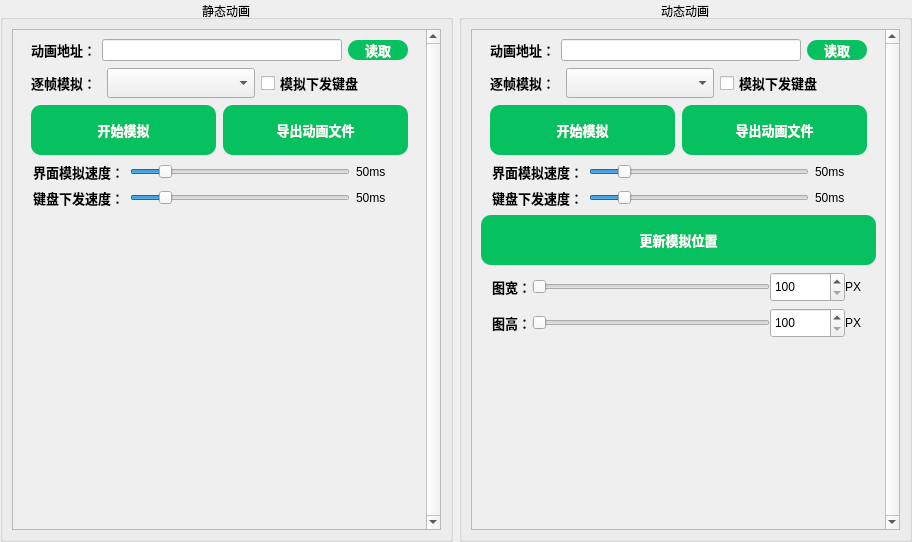
<?xml version="1.0" encoding="UTF-8"?>
<ui version="4.0">
 <class>GY_AnimationSettingUi</class>
 <widget class="QWidget" name="GY_AnimationSettingUi">
  <property name="geometry">
   <rect>
    <x>0</x>
    <y>0</y>
    <width>912</width>
    <height>542</height>
   </rect>
  </property>
  <property name="windowTitle">
   <string>Form</string>
  </property>
  <layout class="QGridLayout" name="gridLayout">
   <property name="leftMargin">
    <number>0</number>
   </property>
   <property name="topMargin">
    <number>0</number>
   </property>
   <property name="rightMargin">
    <number>0</number>
   </property>
   <property name="bottomMargin">
    <number>0</number>
   </property>
   <item row="0" column="0">
    <widget class="QWidget" name="widget" native="true">
     <property name="font">
      <font>
       <pointsize>9</pointsize>
      </font>
     </property>
     <property name="styleSheet">
      <string notr="true">

QPushButton{
	color: rgb(255, 255, 255);
	background-color: rgb(7, 193, 96);
	border-radius:10px;  /*圆角*/
}

QPushButton:hover{
	color: rgb(200, 200, 174);
	background-color: rgb(27, 213, 116);
	border-radius:10px;  /*圆角*/
} 

QPushButton:pressed{
	color: rgb(0, 0, 0);
	background-color: rgb(7, 193, 96);
	border-radius:10px;  /*圆角*/
} </string>
     </property>
     <layout class="QGridLayout" name="gridLayout_2">
      <property name="leftMargin">
       <number>0</number>
      </property>
      <property name="topMargin">
       <number>0</number>
      </property>
      <property name="rightMargin">
       <number>0</number>
      </property>
      <property name="bottomMargin">
       <number>0</number>
      </property>
      <item row="0" column="0">
       <widget class="QGroupBox" name="groupBox">
        <property name="font">
         <font>
          <pointsize>9</pointsize>
         </font>
        </property>
        <property name="title">
         <string>静态动画</string>
        </property>
        <property name="alignment">
         <set>Qt::AlignmentFlag::AlignCenter</set>
        </property>
        <layout class="QGridLayout" name="gridLayout_5">
         <item row="0" column="0">
          <widget class="QScrollArea" name="scrollArea_Static">
           <property name="font">
            <font>
             <pointsize>9</pointsize>
            </font>
           </property>
           <property name="verticalScrollBarPolicy">
            <enum>Qt::ScrollBarPolicy::ScrollBarAlwaysOn</enum>
           </property>
           <property name="widgetResizable">
            <bool>true</bool>
           </property>
           <widget class="QWidget" name="scrollAreaWidgetContents">
            <property name="geometry">
             <rect>
              <x>0</x>
              <y>0</y>
              <width>406</width>
              <height>490</height>
             </rect>
            </property>
            <layout class="QGridLayout" name="gridLayout_12">
             <property name="verticalSpacing">
              <number>7</number>
             </property>
             <item row="0" column="0">
              <widget class="QWidget" name="widget_2" native="true">
               <property name="maximumSize">
                <size>
                 <width>16777215</width>
                 <height>50</height>
                </size>
               </property>
               <layout class="QGridLayout" name="gridLayout_3">
                <property name="topMargin">
                 <number>0</number>
                </property>
                <property name="bottomMargin">
                 <number>0</number>
                </property>
                <item row="0" column="0">
                 <widget class="QLabel" name="label_StaticReadPath">
                  <property name="maximumSize">
                   <size>
                    <width>70</width>
                    <height>16777215</height>
                   </size>
                  </property>
                  <property name="font">
                   <font>
                    <family>微软雅黑</family>
                    <pointsize>10</pointsize>
                    <bold>true</bold>
                   </font>
                  </property>
                  <property name="text">
                   <string>动画地址：</string>
                  </property>
                 </widget>
                </item>
                <item row="0" column="1">
                 <widget class="QLineEdit" name="lineEdit_StaticReadPath">
                  <property name="readOnly">
                   <bool>true</bool>
                  </property>
                 </widget>
                </item>
                <item row="0" column="2">
                 <widget class="QPushButton" name="pushButton_StaticReadPath">
                  <property name="minimumSize">
                   <size>
                    <width>60</width>
                    <height>0</height>
                   </size>
                  </property>
                  <property name="font">
                   <font>
                    <family>微软雅黑</family>
                    <pointsize>10</pointsize>
                    <bold>true</bold>
                   </font>
                  </property>
                  <property name="text">
                   <string>读取</string>
                  </property>
                 </widget>
                </item>
               </layout>
              </widget>
             </item>
             <item row="1" column="0">
              <widget class="QWidget" name="widget_3" native="true">
               <property name="maximumSize">
                <size>
                 <width>16777215</width>
                 <height>50</height>
                </size>
               </property>
               <layout class="QGridLayout" name="gridLayout_4">
                <property name="topMargin">
                 <number>0</number>
                </property>
                <property name="bottomMargin">
                 <number>0</number>
                </property>
                <item row="0" column="0">
                 <widget class="QLabel" name="label_StaticOnlySimulate">
                  <property name="maximumSize">
                   <size>
                    <width>70</width>
                    <height>16777215</height>
                   </size>
                  </property>
                  <property name="font">
                   <font>
                    <family>微软雅黑</family>
                    <pointsize>10</pointsize>
                    <bold>true</bold>
                   </font>
                  </property>
                  <property name="text">
                   <string>逐帧模拟：</string>
                  </property>
                 </widget>
                </item>
                <item row="0" column="1">
                 <widget class="QComboBox" name="comboBox_StaticOnlySimulate">
                  <property name="font">
                   <font>
                    <family>微软雅黑</family>
                    <pointsize>11</pointsize>
                    <bold>true</bold>
                   </font>
                  </property>
                 </widget>
                </item>
                <item row="0" column="2">
                 <widget class="QCheckBox" name="checkBox_StaticSend">
                  <property name="font">
                   <font>
                    <family>微软雅黑</family>
                    <pointsize>10</pointsize>
                    <bold>true</bold>
                   </font>
                  </property>
                  <property name="text">
                   <string>模拟下发键盘</string>
                  </property>
                 </widget>
                </item>
               </layout>
              </widget>
             </item>
             <item row="2" column="0">
              <widget class="QWidget" name="widget_4" native="true">
               <property name="maximumSize">
                <size>
                 <width>16777215</width>
                 <height>80</height>
                </size>
               </property>
               <layout class="QGridLayout" name="gridLayout_7">
                <property name="topMargin">
                 <number>0</number>
                </property>
                <property name="bottomMargin">
                 <number>0</number>
                </property>
                <property name="horizontalSpacing">
                 <number>7</number>
                </property>
                <item row="0" column="0">
                 <widget class="QPushButton" name="pushButton_StaticStart">
                  <property name="minimumSize">
                   <size>
                    <width>0</width>
                    <height>50</height>
                   </size>
                  </property>
                  <property name="font">
                   <font>
                    <family>微软雅黑</family>
                    <pointsize>10</pointsize>
                    <bold>true</bold>
                   </font>
                  </property>
                  <property name="text">
                   <string>开始模拟</string>
                  </property>
                 </widget>
                </item>
                <item row="0" column="2">
                 <widget class="QPushButton" name="pushButton_StaticExport">
                  <property name="minimumSize">
                   <size>
                    <width>0</width>
                    <height>50</height>
                   </size>
                  </property>
                  <property name="font">
                   <font>
                    <family>微软雅黑</family>
                    <pointsize>10</pointsize>
                    <bold>true</bold>
                   </font>
                  </property>
                  <property name="text">
                   <string>导出动画文件</string>
                  </property>
                 </widget>
                </item>
               </layout>
              </widget>
             </item>
             <item row="3" column="0">
              <widget class="QWidget" name="widget_8" native="true">
               <property name="maximumSize">
                <size>
                 <width>16777215</width>
                 <height>80</height>
                </size>
               </property>
               <layout class="QGridLayout" name="gridLayout_8">
                <property name="leftMargin">
                 <number>11</number>
                </property>
                <property name="topMargin">
                 <number>0</number>
                </property>
                <property name="rightMargin">
                 <number>11</number>
                </property>
                <property name="bottomMargin">
                 <number>0</number>
                </property>
                <item row="1" column="0">
                 <widget class="QLabel" name="label_StaticSend">
                  <property name="font">
                   <font>
                    <family>微软雅黑</family>
                    <pointsize>10</pointsize>
                    <bold>true</bold>
                   </font>
                  </property>
                  <property name="text">
                   <string>键盘下发速度：</string>
                  </property>
                 </widget>
                </item>
                <item row="0" column="0">
                 <widget class="QLabel" name="label_StaticUi">
                  <property name="font">
                   <font>
                    <family>微软雅黑</family>
                    <pointsize>10</pointsize>
                    <bold>true</bold>
                   </font>
                  </property>
                  <property name="text">
                   <string>界面模拟速度：</string>
                  </property>
                 </widget>
                </item>
                <item row="1" column="2">
                 <widget class="QLabel" name="label_StaticSendMs">
                  <property name="minimumSize">
                   <size>
                    <width>50</width>
                    <height>0</height>
                   </size>
                  </property>
                  <property name="maximumSize">
                   <size>
                    <width>50</width>
                    <height>16777215</height>
                   </size>
                  </property>
                  <property name="text">
                   <string>50ms</string>
                  </property>
                 </widget>
                </item>
                <item row="0" column="2">
                 <widget class="QLabel" name="label_StaticUiMs">
                  <property name="minimumSize">
                   <size>
                    <width>50</width>
                    <height>0</height>
                   </size>
                  </property>
                  <property name="maximumSize">
                   <size>
                    <width>50</width>
                    <height>16777215</height>
                   </size>
                  </property>
                  <property name="text">
                   <string>50ms</string>
                  </property>
                 </widget>
                </item>
                <item row="0" column="1">
                 <widget class="QSlider" name="horizontalSlider_StaticUi">
                  <property name="minimum">
                   <number>10</number>
                  </property>
                  <property name="maximum">
                   <number>300</number>
                  </property>
                  <property name="pageStep">
                   <number>1</number>
                  </property>
                  <property name="value">
                   <number>50</number>
                  </property>
                  <property name="orientation">
                   <enum>Qt::Orientation::Horizontal</enum>
                  </property>
                 </widget>
                </item>
                <item row="1" column="1">
                 <widget class="QSlider" name="horizontalSlider_StaticSend">
                  <property name="minimum">
                   <number>10</number>
                  </property>
                  <property name="maximum">
                   <number>300</number>
                  </property>
                  <property name="pageStep">
                   <number>1</number>
                  </property>
                  <property name="value">
                   <number>50</number>
                  </property>
                  <property name="orientation">
                   <enum>Qt::Orientation::Horizontal</enum>
                  </property>
                 </widget>
                </item>
               </layout>
              </widget>
             </item>
             <item row="4" column="0">
              <spacer name="verticalSpacer">
               <property name="orientation">
                <enum>Qt::Orientation::Vertical</enum>
               </property>
               <property name="sizeHint" stdset="0">
                <size>
                 <width>20</width>
                 <height>40</height>
                </size>
               </property>
              </spacer>
             </item>
            </layout>
           </widget>
          </widget>
         </item>
        </layout>
       </widget>
      </item>
      <item row="0" column="1">
       <widget class="QGroupBox" name="groupBox_2">
        <property name="title">
         <string>动态动画</string>
        </property>
        <property name="alignment">
         <set>Qt::AlignmentFlag::AlignCenter</set>
        </property>
        <layout class="QGridLayout" name="gridLayout_6">
         <item row="0" column="0">
          <widget class="QScrollArea" name="scrollArea_2">
           <property name="verticalScrollBarPolicy">
            <enum>Qt::ScrollBarPolicy::ScrollBarAlwaysOn</enum>
           </property>
           <property name="widgetResizable">
            <bool>true</bool>
           </property>
           <widget class="QWidget" name="scrollAreaWidgetContents_2">
            <property name="geometry">
             <rect>
              <x>0</x>
              <y>0</y>
              <width>405</width>
              <height>490</height>
             </rect>
            </property>
            <layout class="QGridLayout" name="gridLayout_14">
             <property name="spacing">
              <number>7</number>
             </property>
             <item row="7" column="0">
              <widget class="QWidget" name="widget_10" native="true">
               <property name="minimumSize">
                <size>
                 <width>0</width>
                 <height>0</height>
                </size>
               </property>
               <property name="maximumSize">
                <size>
                 <width>16777215</width>
                 <height>16777215</height>
                </size>
               </property>
               <layout class="QGridLayout" name="gridLayout_15">
                <property name="leftMargin">
                 <number>11</number>
                </property>
                <property name="topMargin">
                 <number>0</number>
                </property>
                <property name="rightMargin">
                 <number>11</number>
                </property>
                <property name="bottomMargin">
                 <number>0</number>
                </property>
                <property name="horizontalSpacing">
                 <number>0</number>
                </property>
                <item row="1" column="0">
                 <widget class="QLabel" name="label_DynamicSend_2">
                  <property name="minimumSize">
                   <size>
                    <width>40</width>
                    <height>0</height>
                   </size>
                  </property>
                  <property name="maximumSize">
                   <size>
                    <width>40</width>
                    <height>16777215</height>
                   </size>
                  </property>
                  <property name="font">
                   <font>
                    <family>微软雅黑</family>
                    <pointsize>10</pointsize>
                    <bold>true</bold>
                   </font>
                  </property>
                  <property name="text">
                   <string>图高：</string>
                  </property>
                 </widget>
                </item>
                <item row="0" column="3">
                 <widget class="QLabel" name="label_PixmapWidth">
                  <property name="minimumSize">
                   <size>
                    <width>20</width>
                    <height>0</height>
                   </size>
                  </property>
                  <property name="maximumSize">
                   <size>
                    <width>20</width>
                    <height>16777215</height>
                   </size>
                  </property>
                  <property name="text">
                   <string>PX</string>
                  </property>
                 </widget>
                </item>
                <item row="1" column="1">
                 <widget class="QSlider" name="horizontalSlider_PixmapHeight">
                  <property name="minimum">
                   <number>100</number>
                  </property>
                  <property name="maximum">
                   <number>400</number>
                  </property>
                  <property name="value">
                   <number>100</number>
                  </property>
                  <property name="orientation">
                   <enum>Qt::Orientation::Horizontal</enum>
                  </property>
                 </widget>
                </item>
                <item row="0" column="1">
                 <widget class="QSlider" name="horizontalSlider_PixmapWidth">
                  <property name="minimum">
                   <number>100</number>
                  </property>
                  <property name="maximum">
                   <number>400</number>
                  </property>
                  <property name="value">
                   <number>100</number>
                  </property>
                  <property name="orientation">
                   <enum>Qt::Orientation::Horizontal</enum>
                  </property>
                 </widget>
                </item>
                <item row="1" column="3">
                 <widget class="QLabel" name="label_PixmapHeight">
                  <property name="minimumSize">
                   <size>
                    <width>20</width>
                    <height>0</height>
                   </size>
                  </property>
                  <property name="maximumSize">
                   <size>
                    <width>20</width>
                    <height>16777215</height>
                   </size>
                  </property>
                  <property name="text">
                   <string>PX</string>
                  </property>
                 </widget>
                </item>
                <item row="0" column="0">
                 <widget class="QLabel" name="label_DynamicUi_2">
                  <property name="minimumSize">
                   <size>
                    <width>40</width>
                    <height>0</height>
                   </size>
                  </property>
                  <property name="maximumSize">
                   <size>
                    <width>40</width>
                    <height>16777215</height>
                   </size>
                  </property>
                  <property name="font">
                   <font>
                    <family>微软雅黑</family>
                    <pointsize>10</pointsize>
                    <bold>true</bold>
                   </font>
                  </property>
                  <property name="text">
                   <string>图宽：</string>
                  </property>
                 </widget>
                </item>
                <item row="0" column="2">
                 <widget class="QSpinBox" name="spinBox_PixmapWidth">
                  <property name="minimumSize">
                   <size>
                    <width>75</width>
                    <height>30</height>
                   </size>
                  </property>
                  <property name="minimum">
                   <number>100</number>
                  </property>
                  <property name="maximum">
                   <number>400</number>
                  </property>
                 </widget>
                </item>
                <item row="1" column="2">
                 <widget class="QSpinBox" name="spinBox_PixmapHeight">
                  <property name="minimumSize">
                   <size>
                    <width>75</width>
                    <height>30</height>
                   </size>
                  </property>
                  <property name="minimum">
                   <number>100</number>
                  </property>
                  <property name="maximum">
                   <number>400</number>
                  </property>
                 </widget>
                </item>
               </layout>
              </widget>
             </item>
             <item row="3" column="0">
              <widget class="QWidget" name="widget_9" native="true">
               <property name="maximumSize">
                <size>
                 <width>16777215</width>
                 <height>80</height>
                </size>
               </property>
               <layout class="QGridLayout" name="gridLayout_13">
                <property name="leftMargin">
                 <number>11</number>
                </property>
                <property name="topMargin">
                 <number>0</number>
                </property>
                <property name="rightMargin">
                 <number>11</number>
                </property>
                <property name="bottomMargin">
                 <number>0</number>
                </property>
                <item row="0" column="2">
                 <widget class="QLabel" name="label_DynamicUiMs">
                  <property name="minimumSize">
                   <size>
                    <width>50</width>
                    <height>0</height>
                   </size>
                  </property>
                  <property name="maximumSize">
                   <size>
                    <width>50</width>
                    <height>16777215</height>
                   </size>
                  </property>
                  <property name="text">
                   <string>50ms</string>
                  </property>
                 </widget>
                </item>
                <item row="1" column="0">
                 <widget class="QLabel" name="label_DynamicSend">
                  <property name="font">
                   <font>
                    <family>微软雅黑</family>
                    <pointsize>10</pointsize>
                    <bold>true</bold>
                   </font>
                  </property>
                  <property name="text">
                   <string>键盘下发速度：</string>
                  </property>
                 </widget>
                </item>
                <item row="0" column="0">
                 <widget class="QLabel" name="label_DynamicUi">
                  <property name="font">
                   <font>
                    <family>微软雅黑</family>
                    <pointsize>10</pointsize>
                    <bold>true</bold>
                   </font>
                  </property>
                  <property name="text">
                   <string>界面模拟速度：</string>
                  </property>
                 </widget>
                </item>
                <item row="1" column="2">
                 <widget class="QLabel" name="label_DynamicSendMs">
                  <property name="minimumSize">
                   <size>
                    <width>50</width>
                    <height>0</height>
                   </size>
                  </property>
                  <property name="maximumSize">
                   <size>
                    <width>50</width>
                    <height>16777215</height>
                   </size>
                  </property>
                  <property name="text">
                   <string>50ms</string>
                  </property>
                 </widget>
                </item>
                <item row="0" column="1">
                 <widget class="QSlider" name="horizontalSlider_DynamicUi">
                  <property name="minimum">
                   <number>10</number>
                  </property>
                  <property name="maximum">
                   <number>300</number>
                  </property>
                  <property name="value">
                   <number>50</number>
                  </property>
                  <property name="orientation">
                   <enum>Qt::Orientation::Horizontal</enum>
                  </property>
                 </widget>
                </item>
                <item row="1" column="1">
                 <widget class="QSlider" name="horizontalSlider_DynamicSend">
                  <property name="minimum">
                   <number>10</number>
                  </property>
                  <property name="maximum">
                   <number>300</number>
                  </property>
                  <property name="value">
                   <number>50</number>
                  </property>
                  <property name="orientation">
                   <enum>Qt::Orientation::Horizontal</enum>
                  </property>
                 </widget>
                </item>
               </layout>
              </widget>
             </item>
             <item row="0" column="0">
              <widget class="QWidget" name="widget_5" native="true">
               <property name="maximumSize">
                <size>
                 <width>16777215</width>
                 <height>50</height>
                </size>
               </property>
               <layout class="QGridLayout" name="gridLayout_9">
                <property name="topMargin">
                 <number>0</number>
                </property>
                <property name="bottomMargin">
                 <number>0</number>
                </property>
                <item row="0" column="0">
                 <widget class="QLabel" name="label_DynamicReadPath">
                  <property name="maximumSize">
                   <size>
                    <width>70</width>
                    <height>16777215</height>
                   </size>
                  </property>
                  <property name="font">
                   <font>
                    <family>微软雅黑</family>
                    <pointsize>10</pointsize>
                    <bold>true</bold>
                   </font>
                  </property>
                  <property name="text">
                   <string>动画地址：</string>
                  </property>
                 </widget>
                </item>
                <item row="0" column="1">
                 <widget class="QLineEdit" name="lineEdit_DynamicReadPath">
                  <property name="readOnly">
                   <bool>true</bool>
                  </property>
                 </widget>
                </item>
                <item row="0" column="2">
                 <widget class="QPushButton" name="pushButton_DynamicReadPath">
                  <property name="minimumSize">
                   <size>
                    <width>60</width>
                    <height>0</height>
                   </size>
                  </property>
                  <property name="font">
                   <font>
                    <family>微软雅黑</family>
                    <pointsize>10</pointsize>
                    <bold>true</bold>
                   </font>
                  </property>
                  <property name="text">
                   <string>读取</string>
                  </property>
                 </widget>
                </item>
               </layout>
              </widget>
             </item>
             <item row="2" column="0">
              <widget class="QWidget" name="widget_7" native="true">
               <property name="maximumSize">
                <size>
                 <width>16777215</width>
                 <height>80</height>
                </size>
               </property>
               <layout class="QGridLayout" name="gridLayout_11">
                <property name="topMargin">
                 <number>0</number>
                </property>
                <property name="bottomMargin">
                 <number>0</number>
                </property>
                <property name="horizontalSpacing">
                 <number>7</number>
                </property>
                <item row="0" column="0">
                 <widget class="QPushButton" name="pushButton_DynamicStart">
                  <property name="minimumSize">
                   <size>
                    <width>0</width>
                    <height>50</height>
                   </size>
                  </property>
                  <property name="font">
                   <font>
                    <family>微软雅黑</family>
                    <pointsize>10</pointsize>
                    <bold>true</bold>
                   </font>
                  </property>
                  <property name="text">
                   <string>开始模拟</string>
                  </property>
                 </widget>
                </item>
                <item row="0" column="2">
                 <widget class="QPushButton" name="pushButton_DynamicExport">
                  <property name="minimumSize">
                   <size>
                    <width>0</width>
                    <height>50</height>
                   </size>
                  </property>
                  <property name="font">
                   <font>
                    <family>微软雅黑</family>
                    <pointsize>10</pointsize>
                    <bold>true</bold>
                   </font>
                  </property>
                  <property name="text">
                   <string>导出动画文件</string>
                  </property>
                 </widget>
                </item>
               </layout>
              </widget>
             </item>
             <item row="1" column="0">
              <widget class="QWidget" name="widget_6" native="true">
               <property name="maximumSize">
                <size>
                 <width>16777215</width>
                 <height>50</height>
                </size>
               </property>
               <layout class="QGridLayout" name="gridLayout_10">
                <property name="topMargin">
                 <number>0</number>
                </property>
                <property name="bottomMargin">
                 <number>0</number>
                </property>
                <item row="0" column="1">
                 <widget class="QComboBox" name="comboBox_DynamicOnlySimulate">
                  <property name="font">
                   <font>
                    <family>微软雅黑</family>
                    <pointsize>11</pointsize>
                    <bold>true</bold>
                   </font>
                  </property>
                 </widget>
                </item>
                <item row="0" column="0">
                 <widget class="QLabel" name="label_DynamicOnlySimulate">
                  <property name="maximumSize">
                   <size>
                    <width>70</width>
                    <height>16777215</height>
                   </size>
                  </property>
                  <property name="font">
                   <font>
                    <family>微软雅黑</family>
                    <pointsize>10</pointsize>
                    <bold>true</bold>
                   </font>
                  </property>
                  <property name="text">
                   <string>逐帧模拟：</string>
                  </property>
                 </widget>
                </item>
                <item row="0" column="2">
                 <widget class="QCheckBox" name="checkBox_DynamicSend">
                  <property name="font">
                   <font>
                    <family>微软雅黑</family>
                    <pointsize>10</pointsize>
                    <bold>true</bold>
                   </font>
                  </property>
                  <property name="text">
                   <string>模拟下发键盘</string>
                  </property>
                 </widget>
                </item>
               </layout>
              </widget>
             </item>
             <item row="6" column="0">
              <widget class="QPushButton" name="pushButton_DynamicUpdateSimulatePos">
               <property name="minimumSize">
                <size>
                 <width>0</width>
                 <height>50</height>
                </size>
               </property>
               <property name="font">
                <font>
                 <family>微软雅黑</family>
                 <pointsize>10</pointsize>
                 <bold>true</bold>
                </font>
               </property>
               <property name="text">
                <string>更新模拟位置</string>
               </property>
              </widget>
             </item>
             <item row="8" column="0">
              <spacer name="verticalSpacer_2">
               <property name="orientation">
                <enum>Qt::Orientation::Vertical</enum>
               </property>
               <property name="sizeHint" stdset="0">
                <size>
                 <width>17</width>
                 <height>116</height>
                </size>
               </property>
              </spacer>
             </item>
            </layout>
           </widget>
          </widget>
         </item>
        </layout>
       </widget>
      </item>
     </layout>
    </widget>
   </item>
  </layout>
 </widget>
 <resources/>
 <connections/>
</ui>
